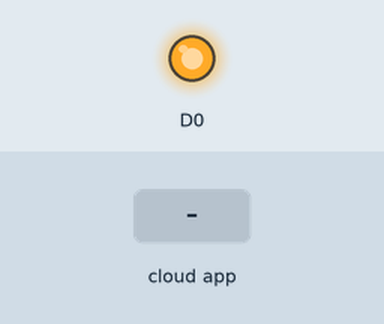
Simulated run of this sketch. Board: ESP8266 (NodeMCU). On the bench: output pins drawn as LEDs (lit = HIGH). Inputs (shaded band) come from the test bench. WiFi joins after 1.5 s; servers stay silent unless stated; the Firebase database answers and starts empty; what the sketch prints to the serial monitor is not drawn.

Above: at 2.8 s.
2.9 s: the phone or cloud app sets LED to 0
At 3.9 s:
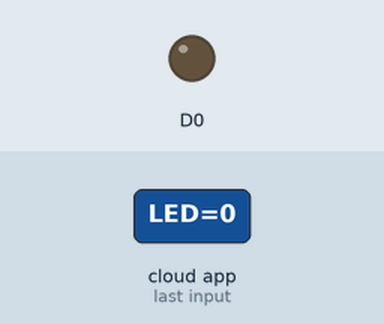
5.1 s: the phone or cloud app sets LED to 1
At 5.6 s:
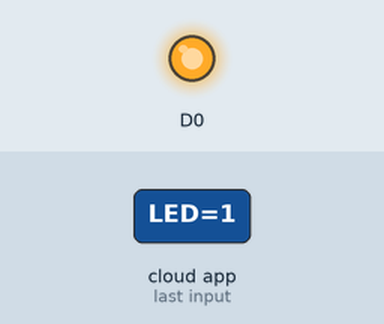
Timing chart, 0 to 8.1 s (numbered marks = the images above; inputs shaded):
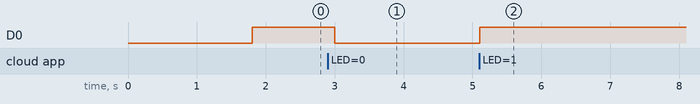

Measured:
- after the input at 2.9 s, D0: HIGH → LOW after 0.10 s
- after the input at 5.1 s, D0: LOW → HIGH at once

The sketch:

FirebaseDemo_ESP8266.ino
```cpp
// (licence header left out)
// FirebaseDemo_ESP8266 is a sample that demo the different functions
// of the FirebaseArduino API.

#include <ESP8266WiFi.h>
#include <FirebaseArduino.h>

// Set these to run example.
#define FIREBASE_HOST "fir-bba82.firebaseio.com"
#define FIREBASE_AUTH "z3hlnCc5HyDedrhHiKyG7fT8iSjbEtcVFr3wFAaB"
#define WIFI_SSID "ASUS_X00PD"
#define WIFI_PASSWORD "123456789"

void setup() {
    pinMode(D0, OUTPUT);
  Serial.begin(9600);

  // connect to wifi.
  WiFi.begin(WIFI_SSID, WIFI_PASSWORD);
  Serial.print("connecting");
  while (WiFi.status() != WL_CONNECTED) {
    Serial.print(".");
    delay(500);
  }
  Serial.println();
  Serial.print("connected: ");
  Serial.println(WiFi.localIP());

  Firebase.begin(FIREBASE_HOST, FIREBASE_AUTH);
  Firebase.setString("LED","1");
}


void loop() {
String s=Firebase.getString("LED");
Serial.print(s);
if(s=="1")
{
  digitalWrite(D0,HIGH);
  Serial.print("high");
}
else
{
  digitalWrite(D0,LOW);
   Serial.print("low");
}


}
```
